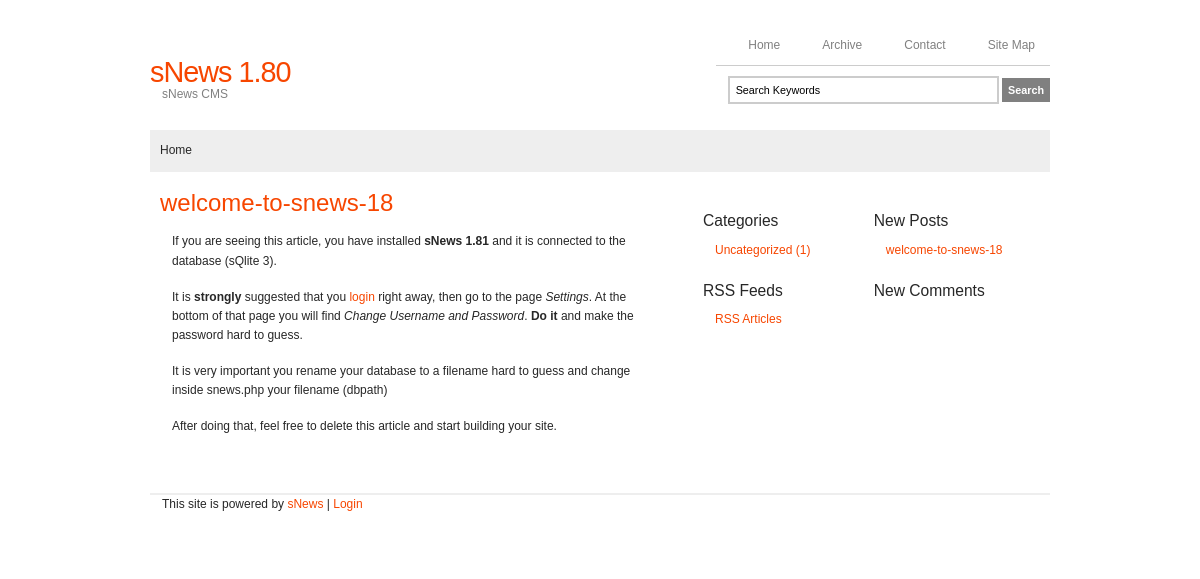
Before: / with the older database file.
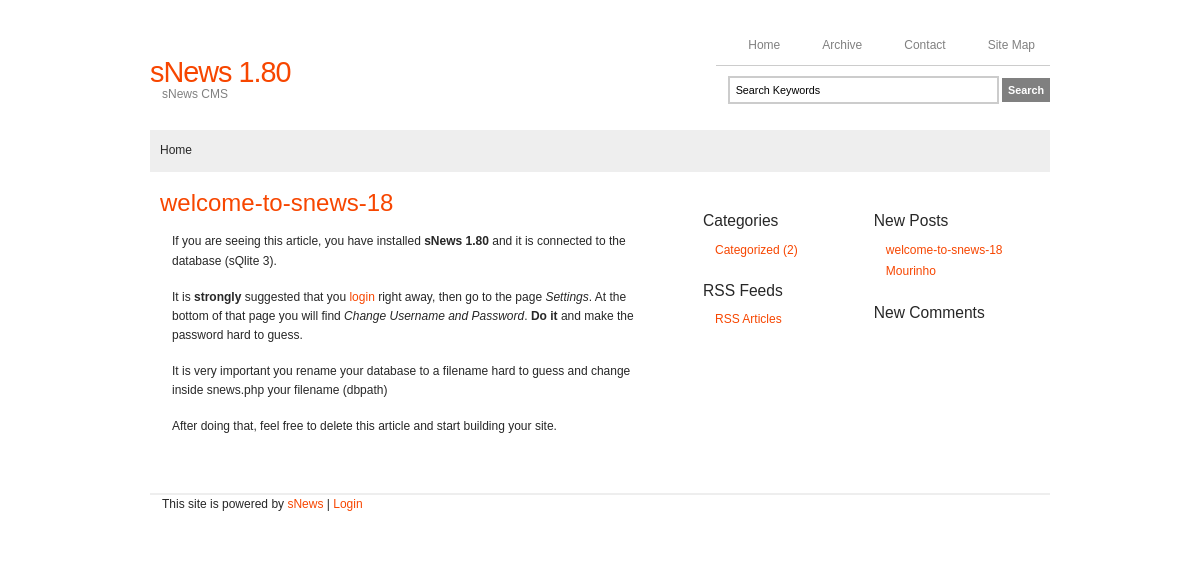
After: the same page with the newer database file.
### tables this page shows
CREATE TABLE [articles] ( [id] INTEGER PRIMARY KEY AUTOINCREMENT NOT NULL , [title] VARCHAR ( 100 ) DEFAULT NULL , [seftitle] VARCHAR ( 100 ) DEFAULT NULL , [text] text , [date] datetime DEFAULT NULL , [category] INTEGER NOT NULL DEFAULT 0 , [position] INTEGER DEFAULT NULL , [extraid] VARCHAR ( 8 ) DEFAULT NULL , [page_extra] VARCHAR ( 8 ) DEFAULT NULL , [displaytitle] char ( 3 ) NOT NULL DEFAULT 'YES' , [displayinfo] char ( 3 ) NOT NULL DEFAULT 'YES' , [commentable] VARCHAR ( 5 ) NOT NULL DEFAULT '' , [published] TINYINT NOT NULL DEFAULT 1 , [description_meta] VARCHAR ( 255 ) DEFAULT NULL , [keywords_meta] VARCHAR ( 255 ) DEFAULT NULL , [show_on_home] VARCHAR ( 3 ) DEFAULT 'YES' , [show_in_subcats] VARCHAR ( 3 ) DEFAULT 'NO' , [artorder] INTEGER NOT NULL DEFAULT '0' , [visible] VARCHAR ( 6 ) DEFAULT 'YES' , [default_page] VARCHAR ( 6 ) DEFAULT 'NO' );

CREATE TABLE [categories] ( [id] INTEGER PRIMARY KEY AUTOINCREMENT NOT NULL , [name] VARCHAR ( 100 ) NOT NULL , [seftitle] VARCHAR ( 100 ) NOT NULL , [description] VARCHAR ( 255 ) NOT NULL , [published] VARCHAR ( 4 ) NOT NULL DEFAULT 'YES' , [catorder] INTEGER NOT NULL DEFAULT 0 , [subcat] TINYINT NOT NULL DEFAULT 0 );

### snews.php (the view, shortened to what the changed rows need)
<?php
function db_cfg($field) { static $dbcfg;
	if (!$dbcfg) {
		$dbcfg = array(
			'driver' => 'pdo',
			'dbtype' => 'sqlite',
			'server' => 'localhost',
			'database' => 'snews18',
			'username' => 'root',
			'password' => '',
			'dbpath' => 'test.db3',
			'prefix' => ''
		);
	} return $dbcfg[$field];
}
function db() { static $conn;
	if (!$conn) { $conn = false;
		$driver = db_cfg('driver');
		$server = db_cfg('server');
		$dbtype = db_cfg('dbtype');
		$database = db_cfg('database');
		$username = db_cfg('username');
		$password = db_cfg('password');
		$dbpath = db_cfg('dbpath');
		switch($dbtype) {
	  		case "sqlite" : $dbconn = "sqlite:$dbpath"; break;
		}
		if ($driver == 'pdo' || $driver == 'PDO') {
			try {$conn = new PDO($dbconn, $username, $password, array(PDO::MYSQL_ATTR_INIT_COMMAND => "SET NAMES utf8"));}
			catch (PDOException $msg) {die ('Connection error, because: '.$msg->getMessage());}
		} else if ($driver == 'mysqli' || $driver == 'MYSQLI') {
			$conn = new mysqli($server, $username, $password, $database);
			if (mysqli_connect_errno()) {printf("Connect failed: %s\n", mysqli_connect_error()); exit();}
		} else {die('<h1>Driver Error.</h1><p>Check your db_cfg (<b>DB_DRIVER</b>)</p>');}
	} return $conn;
}
function dbfetch($result, $prepared = false) {
	$driver = db_cfg('driver');
	if ($driver == 'pdo') {return $result -> fetch(PDO::FETCH_ASSOC);}
}
function site() {
	$host = 'http://'.$_SERVER['HTTP_HOST'];
	$directory = dirname($_SERVER['SCRIPT_NAME']);
	$website = $directory == '/' ? $host.'/' : $host.$directory.'/';
	return $website;
} $_TYPE = 0;
function s($var) { static $site_settings;
	if (!$site_settings) {
		$query = 'SELECT name,value FROM '._PRE.'settings';
		if ($result = db()->query($query)) {
			while ($r = dbfetch($result)) {
				$site_settings[$r['name']] = $r['value'];
			}
		}
	} $value = $site_settings[$var];
	return $value;
}
	s('language') != 'EN' && file_exists('lang/'.s('language').'.php') == true ? include('lang/'.s('language').'.php') : include('lang/EN.php');
function l($var) {static $lang;
	if (!$lang) {
		$lang = load_lang();
		$lang['cat_listSEF'] = 'archive,contact,sitemap,login';
		$lang['divider'] = '&middot;';
		$lang['paginator'] = 'p_';
		$lang['comment_pages'] = 'c_';
		$lang['ignored_items'] = '.,..,cgi-bin,.htaccess,Thumbs.db,snews.php,admin.php,index.php,lib.php,style.css,admin.js,'.s('language').'.php';
	} return $lang[$var];
}
function check_category($category) {
	$main_menu = explode(',', l('cat_listSEF'));
	if (in_array($category, $main_menu)) {return true;}
	else {return false;}
}
function cat_rel($var, $column) {
	$categoryid = $var; $parent = '';
	$sub = "SELECT $column FROM "._PRE.'categories'." WHERE id = $categoryid";
	$join = "SELECT parent.$column FROM "._PRE.'categories'." as child
		INNER JOIN "._PRE.'categories'." as parent
			ON parent.id = child.subcat
		WHERE child.id = $categoryid";
	if ($result = db() -> query($join)) {
		while ($r = dbfetch($result)) {$parent = $r[$column].'/';}
	}
	if ($res = db() -> query($sub)) {
		while ($c = dbfetch($res)) {$child = $c[$column];}
	} return $parent.$child;
}
function stats($table, $position, $other = '', $count = true) {
	$field = $count != false ? 'count(DISTINCT id)' : 'MAX(catorder)';
	$pos = !empty($position) ? " WHERE position = $position" : "";
	$alternative = empty($position) && !empty($other)? " WHERE ".$other : "";
	$query = 'SELECT '.$field.' as num FROM '._PRE.$table.$pos.$alternative;
	if ($result = db() -> query($query)) {
		while ($r = dbfetch($result)) {$numrows = $r['num'];}
	} else {$numrows = 0;}
	return $numrows;
}
if ($_GET) {
	if (isset($_GET['category']) && !empty($_GET['category'])) {
		$url = explode('/', clean($_GET['category']));
		$categorySEF = $url[0];
		if (check_category($categorySEF)) {$_catID = 0;}
		if (strpos($categorySEF, 'rss-') !== false) {if (function_exists('rss_contents')) {die(rss_contents($categorySEF));} die('No feed addon'); exit;}
		$subcatSEF = isset($url[1]) ? $url[1] : '';
		if (isset($url[1]) && substr($url[1], 0, 1) == l('comment_pages') && is_numeric(substr($url[1], 1, 1))) {$commentsPage = $url[1];}
		else {$commentsPage = isset($url[3]) ? $url[3] : '';}
		$articleSEF = isset($url[2]) ? $url[2] : '';
		if (_ADMIN) {
			$pub_a = ''; $pub_c = ''; $pub_x = '';
		} else {
			$pub_a = ' AND a.published = 1';
			$pub_c = ' AND c.published =\'YES\'';
			$pub_x = ' AND x.published =\'YES\'';
		}
		if ($articleSEF && substr( $articleSEF, 0, 2) != l('paginator') && substr( $articleSEF, 0, 2) != l('comment_pages')) {
			$MainQuery = 'SELECT
				a.id AS id, title, position, description_meta, keywords_meta,
				c.id AS catID, c.name AS name, c.description, x.name AS xname
				FROM '._PRE.'articles'.' AS a,
					'._PRE.'categories'.' AS c
				LEFT JOIN '._PRE.'categories'.' AS x
					ON c.subcat=x.id
				WHERE a.category=c.id
					'.$pub_a.$pub_c.$pub_x.'
					AND x.seftitle="'.$categorySEF.'"
					AND c.seftitle="'.$subcatSEF.'"
					AND a.seftitle="'.$articleSEF.'"
			'; $_TYPE = 1;
		}
		else if ($subcatSEF  && substr( $subcatSEF, 0, 2) != l('paginator') && substr( $subcatSEF, 0, 2) != l('comment_pages')) {
			$Try_Article = 'SELECT
					a.id AS id, title, position, description_meta, keywords_meta,
					c.id as catID, name, description, subcat
				FROM '._PRE.'articles'.' AS a
				LEFT JOIN '._PRE.'categories'.' AS c
					ON category =  c.id
				WHERE c.seftitle = "'.$categorySEF.'"
					AND a.seftitle ="'.$subcatSEF.'"
					'.$pub_a.$pub_c.'
					AND subcat = 0';
			$num = stats('articles', '', 'seftitle ="'.$subcatSEF.'"');
			if ($num != 0) {
				if ($result = db() -> query($Try_Article)) {$R = dbfetch($result);}
				$_TYPE = 2;
			} else {
				$MainQuery = 'SELECT
					c.id AS catID, c.name AS name, c.description, c.subcat,
					x.name AS xname
				FROM '._PRE.'categories'.' AS x
				LEFT JOIN '._PRE.'categories'.' AS c
					ON  c.subcat = x.id
				WHERE x.seftitle = "'.$categorySEF.'"
					AND c.seftitle = "'.$subcatSEF.'"
					'.$pub_c.$pub_x ;
				$_TYPE = 3;
			} unset($num);
		} else {
			if (substr($categorySEF, 0, 2) == l('paginator')) {$MainQuery = ''; $_TYPE = 4;}
			else {
				$Try_Page = 'SELECT id, title, category, description_meta, keywords_meta, position
					FROM '._PRE.'articles'.' AS a
					WHERE seftitle = "'.$categorySEF.'" '.$pub_a.' AND position = 3';
				if ($result = db() -> query($Try_Page)) {$R = dbfetch($result); $_TYPE = 5;}
				if (!$R) {
					$MainQuery ='SELECT id AS catID, name, description
						FROM '._PRE.'categories'.' AS c
						WHERE seftitle = "'.$categorySEF.'" AND subcat = 0 '.$pub_c;
					$_TYPE = 6;
				}
			}
		}
		if (!empty($MainQuery)) {
			if ($main = db() -> query($MainQuery)) {$R = dbfetch($main);}
			else if (!in_array($_GET['action'], explode(',', l('cat_listSEF')))) {
				$categorySEF = '404';
				header('HTTP/1.1 404 Not Found');
				unset($subcatSEF, $articleSEF);
				set_error();
			} update_articles();
		}
	} if (_ADMIN && isset($_GET['action'])) {
		$url = explode('/', clean($_GET['action']));
		$categorySEF = $url[0];
	}
} else {
	if (s('display_page') !== 0) {$_ID = s('display_page'); $_TYPE = 7;}
	else {$_TYPE = 8;}
} unset($Try_Article, $MainQuery, $result, $pub_a, $pub_b, $pub_c, $pub_x);
function categories() {
	global $categorySEF;
	$qwr = !_ADMIN ? ' AND a.visible=\'YES\'' : '';
	if (s('num_categories') == 'on') {
		$count = ', COUNT(DISTINCT a.id) as total';
		$join = 'LEFT OUTER JOIN '._PRE.'articles'.' AS a
			ON (a.category = c.id AND a.position = 1  AND a.published = 1'.$qwr.')';
	} else {
		$count = '';
		$join = '';
	}
	$query = 'SELECT c.seftitle, c.name, description, c.id AS parent'.$count.'
		FROM '._PRE.'categories'.' AS c '.$join.'
		WHERE c.subcat = 0 AND c.published = \'YES\'
		GROUP BY c.id
		ORDER BY c.catorder, c.id';
	if ($result = db() -> query($query)) {
		while ($r = dbfetch($result)) {
			$category_title = $r['seftitle'];
			$r['name'] = (s('language')!='EN' && $r['name'] == 'Uncategorized' && $r['parent']==1) ? l('uncategorised') : $r['name'];
			$class = $category_title == $categorySEF ? ' class="current"' : '';
			if (isset($r['total'])) {$num=' ('.$r['total'].')';}
			echo '<li><a'.$class.' href="'._SITE.$category_title.'/" title="'.$r['name'].' - '.$r['description'].'">'.$r['name'].$num.'</a>';
			echo '</li>';
		}
	} else {
		echo '<li>'.l('no_categories').'</li>';
	}
}
function menu_articles($start = 0, $size = 5, $cat_specific = 0) {
	global $categorySEF, $_catID,$subcatSEF;
	$no_articles = '<li>'.l('no_articles').'</li>';
	switch ($cat_specific){
		case 1 : $subcat = !empty($_catID) && empty($subcatSEF) ? 'AND c.subcat = '.$_catID : ''; break;
	}
	$query = 'SELECT
			title,a.seftitle AS asef,date,
			c.name AS name,c.seftitle AS csef,
			x.name AS xname,x.seftitle AS xsef
		FROM '._PRE.'articles'.' AS a
		LEFT OUTER JOIN '._PRE.'categories'.' as c
			ON category = c.id
		LEFT OUTER JOIN '._PRE.'categories'.' as x
			ON c.subcat =  x.id AND x.published =\'YES\'
		WHERE position = 1
			AND a.published = 1
			AND c.published =\'YES\'
			AND a.visible = \'YES\'
			'.$subcat.'
		ORDER BY date DESC
			LIMIT '."$start, $size";
		if ($result = db() -> query($query)) {
			$n = 0;
			while ($r = dbfetch($result)) {
				$name = s('show_cat_names') == 'on' ? ' ('.$r['name'].')' : '';
				$date = date(s('date_format'), strtotime($r['date']));
				$link = isset($r['xsef']) ? $r['xsef'].'/'.$r['csef'] : $r['csef'];
				echo  '<li><a href="'._SITE.$link.'/'.$r['asef'].'/"
					title="'.$r['name'].' / '.$r['title'].' ('.$date.')">'.$r['title'].$name.'</a>
				</li>'; $n++;
			} if ($n == 0) {echo $no_articles;}
		} else {echo $no_articles;}
}
function articles() {
	global $categorySEF, $subcatSEF, $_NAME, $articleSEF, $_ID, $_POS, $_catID, $_XNAME, $_TYPE;
	$frontpage = s('display_page'); $num = 0;
	$display = intval(s('display_page'));
	$admin = '<a href="'._SITE.'administration/" title="'.l('administration').'">'.l('administration').'</a>';
	$title_not_found  = '<h2>'.l('none_yet').'</h2>';
	$title_not_found .= _ADMIN ? '<p>'.l('create_new').' '.$admin.'</p>' : '';
	$visible = _ADMIN ? '' : ' AND a.visible=\'YES\' ';
	if ($_TYPE >= 1 && $_TYPE < 10) {
		if ($_TYPE == 1 || $_TYPE == 2 || $_TYPE == 9) {$num = stats('articles', '', 'id='.$_ID);} else
		if (($_TYPE == 3 || $_TYPE == 6) && $_catID != 0) {$num = stats('articles', '', 'category='.$_catID);} else
		if ($_TYPE == 5) {$num = stats('articles', '', 'id='.$_ID);} else
		if ($_TYPE == 7  || $_TYPE == 4) {
			$num = $display != 0 && $_TYPE == 7 ?
				stats('articles', '', 'id='.$_ID) :
				stats('articles', '', 'show_on_home = "YES" AND position = 1');
		}
		if ($num != 0) {
			$position = $_TYPE == 5 || ($_TYPE == 7 && $display != 0) ? 3 : 1;
			$with_category = $_TYPE != 4 && $_TYPE != 7 ? ' AND category = '.$_catID : ' AND show_on_home = "YES"';
			$articleID = $_ID != 0 ? ' AND a.id = '.$_ID.' ' : '';
			$articleCount = s('article_limit');
			$article_limit = (empty($articleCount) || $articleCount < 1) ? 100 : $articleCount;
			if (!isset($currentPage) || !is_numeric($currentPage) || $currentPage < 1) {$currentPage = 1;}
			$query_articles = 'SELECT
					a.id AS aid,title,a.seftitle AS asef,text,a.date, a.category,
					a.displaytitle,a.displayinfo,a.commentable,a.visible
				FROM '._PRE.'articles'.' AS a
				WHERE a.position = '.$position.'
					AND a.published = 1 '.$with_category.$articleID.$visible.'
				ORDER BY a.artorder ASC, a.date DESC
				LIMIT '.($currentPage - 1) * $article_limit.','.$article_limit;
			if ($result = db() -> query($query_articles)) {
				$link = '<a href="'._SITE;
				while ($r = dbfetch($result)) {
					$uri = $r['category'] != 0 ? cat_rel($r['category'], 'seftitle') : '';
					$title = $r['title'];
					if ($r['displaytitle'] == 'YES') {
						if (!$_ID) {echo '<h2 class="big">'.$link.$uri.'/'.$r['asef'].'/">'.$title.'</a></h2>';}
						else {echo '<h2>'.$title.'</h2>';}
					}
				}
			}
		} else {
			if (_ADMIN) {echo $title_not_found;}
			echo '<ul class="vertical">';
				menu_articles(0, 10, 1);
			echo '</ul>';
		}
	}
}
function searchform() { ?>
<?php }
function rss_links() {
	$query = 'SELECT COUNT(id) as articles_count,
		(SELECT COUNT(id) FROM '._PRE.'articles WHERE position = 3 AND published = 1) as pages_count,
		(SELECT COUNT(id) FROM '._PRE.'comments WHERE approved = "True" ) as comments_count
		FROM '._PRE.'articles WHERE position = 1 AND published = 1';
	if ($result = db() -> query($query)) {
		$l_error = array();
		while ($r = dbfetch($result)) {
		    foreach ($r as $k => $v) {
			if ( $v > 0 ) {
			    $l = explode('_', $k);
			    echo '<li><a href="rss-'.$l[0].'/">'.l( 'rss_'.$l[0] ).'</a></li>';
			} else {
			    $l_error[] = $k;
			}
		    }
		}
	}
}
function file_include($text, $shorten) {
	$fulltext = substr($text, 0, $shorten);
	$inc = strpos($fulltext, '[/include]');
	if ($inc > 0) {
		$text = str_replace('[include]', '|&|', $fulltext);
		$text = str_replace('[/include]', '|&|', $text);
		$text = explode('|&|', $text);
		$num = count($text);
		$extension = explode(',', s('file_extensions'));
		for ($i = 0; $i<$num; $i++) {
			if ($i == $num) {
				break;
			}
			if (!in_array(substr(strrchr($text[$i], '.'), 1), $extension)) {
				echo substr($text[$i], 0);
			} else {
				if (preg_match('/^[a-z0-9_\-.\/]+$/i', $text[$i])) {
					$filename=$text[$i];
					file_exists($filename) ? include($filename) : print l('error_file_exists');
				} else {
					echo l('error_file_name');
				}
			}
		}
	} else {
		echo $fulltext;
	}
}
function center() {
	if ($_POST) {
		if (_ADMIN) {include('admin.php');}
		switch(true) {
			case isset($_POST['search_query'])	: search(); return; break;
			case isset($_POST['comment']) 		: comment('comment_posted'); return; break;
			case isset($_POST['contactform'])	: contact(); return; break;
			case isset($_POST['Loginform'])		: administration(); return; break;
			case isset($_POST['action']) 		: if (_ADMIN && $_POST['action'] == 'process') {processing();} return; break;
			default : set_error();
			break;
		}
	} else {articles();}
}
?>

Changed rows visible on the page:
changed articles "welcome-to-snews-18": fulltext "…you have installed sNews 1.81 and it is connected…" → "…you have installed sNews 1.80 and it is connected…"
changed categories: name "Uncategorized" → "Categorized"; num "(1)" → "(2)"
added articles: title "Mourinho", shown under "New Posts"
